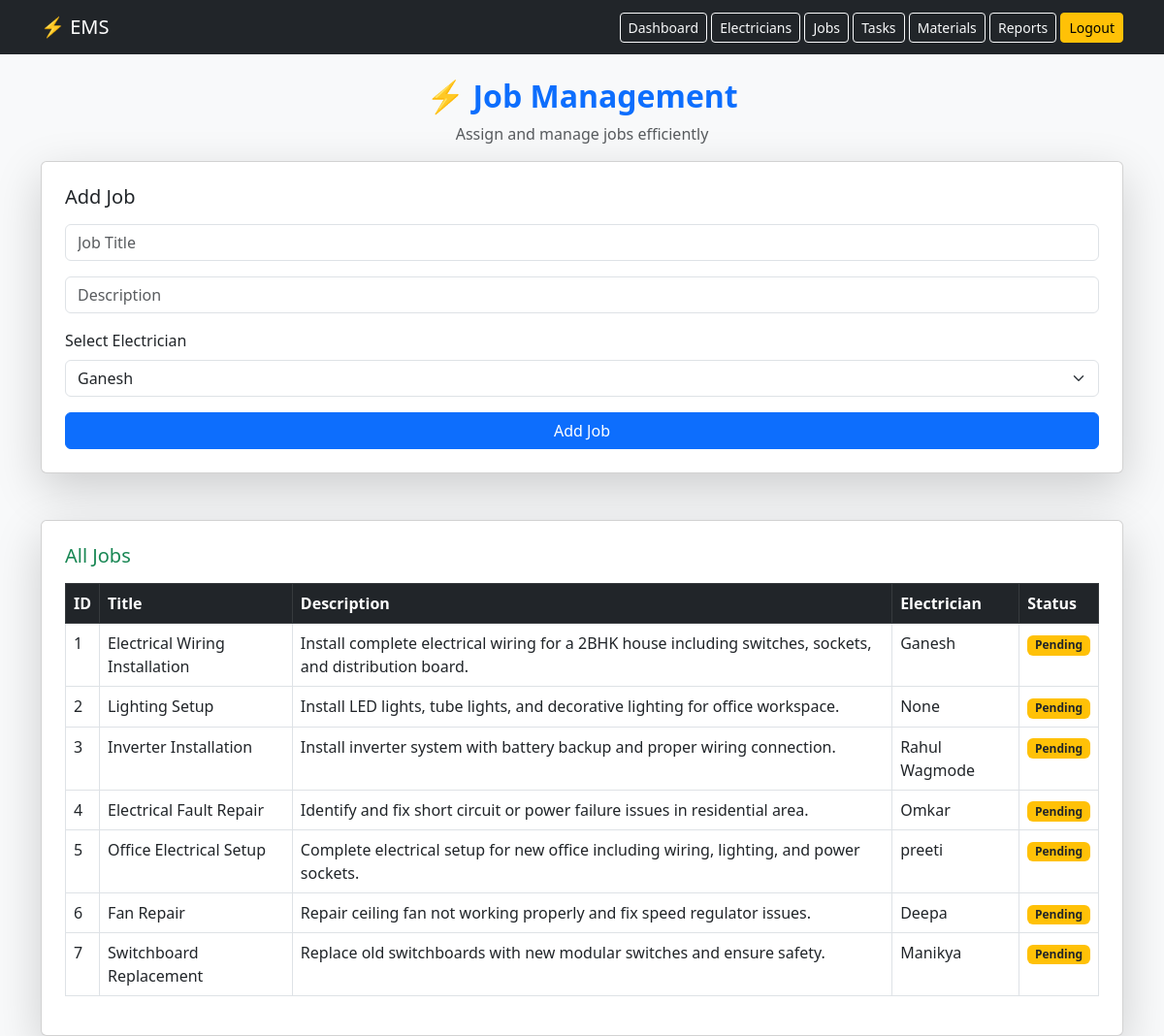
Page /jobs on the committed database.
### tables this page shows
CREATE TABLE jobs (
        id INTEGER PRIMARY KEY AUTOINCREMENT,
        title TEXT,
        description TEXT,
        electrician_id INTEGER,
        status TEXT
    );

CREATE TABLE users (
        id INTEGER PRIMARY KEY AUTOINCREMENT,
        name TEXT,
        phone TEXT,
        email TEXT,
        role TEXT,
        password TEXT
    );

### app.py (the view)
@app.route('/jobs')
def jobs():
    conn = sqlite3.connect("database.db")
    cursor = conn.cursor()
    cursor.execute("""
        SELECT jobs.id, jobs.title, jobs.description, jobs.status, users.name
        FROM jobs
        LEFT JOIN users ON jobs.electrician_id = users.id
    """)
    jobs = cursor.fetchall()
    conn.close()
    return render_template('jobs.html', jobs=jobs, electricians=get_electricians())

### app.py (called while the page is built)
def get_electricians():
    conn = sqlite3.connect("database.db")
    cursor = conn.cursor()
    cursor.execute("SELECT id, name FROM users WHERE role='Electrician'")
    electricians = cursor.fetchall()
    conn.close()
    return electricians

### templates/jobs.html (shortened to what this page needs)
<!DOCTYPE html>
<html>
<head>
    <link href="https://cdn.jsdelivr.net/npm/bootstrap@5.3.0/dist/css/bootstrap.min.css" rel="stylesheet">
</head>
<body class="bg-light">
<nav class="navbar navbar-expand-lg navbar-dark bg-dark">
<div class="container">
    <a class="navbar-brand">⚡ EMS</a>
    <div>
        <a href="/dashboard.html" class="btn btn-outline-light btn-sm">Dashboard</a>
        <a href="/electricians.html" class="btn btn-outline-light btn-sm">Electricians</a>
        <a href="/jobs" class="btn btn-outline-light btn-sm">Jobs</a>
        <a href="/tasks" class="btn btn-outline-light btn-sm">Tasks</a>
        <a href="/materials" class="btn btn-outline-light btn-sm">Materials</a>
        <a href="/reports" class="btn btn-outline-light btn-sm">Reports</a>
        <a href="/" class="btn btn-warning btn-sm">Logout</a>
    </div>
</div>
</nav>
<div class="container mt-4">
    <h2 class="text-center text-primary fw-bold">⚡ Job Management</h2>
    <p class="text-center text-muted">Assign and manage jobs efficiently</p>
    <div class="card shadow-lg p-4 mb-5">
        <h5 class="mb-3">Add Job</h5>
        <form action="/add_job" method="POST">
            <div class="mb-3">
                <input type="text" name="title" class="form-control" placeholder="Job Title" required>
            </div>
            <div class="mb-3">
                <input type="text" name="description" class="form-control" placeholder="Description" required>
            </div>
            <div class="mb-3">
                <label class="form-label">Select Electrician</label>
                <select name="electrician_id" class="form-select" required>
                    {% for e in electricians %}
                        <option value="{{ e[0] }}">{{ e[1] }}</option>
                    {% endfor %}
                </select>
            </div>
            <button type="submit" class="btn btn-primary w-100">Add Job</button>
        </form>
    </div>
    <div class="card shadow-lg p-4">
        <h5 class="mb-3 text-success">All Jobs</h5>
        <div class="table-responsive">
            <table class="table table-hover table-bordered">
                <thead class="table-dark">
                    <tr>
                        <th>ID</th>
                        <th>Title</th>
                        <th>Description</th>
                        <th>Electrician</th>
                        <th>Status</th>
                    </tr>
                </thead>
                <tbody>
                    {% for job in jobs %}
                    <tr>
                        <td>{{ job[0] }}</td>
                        <td>{{ job[1] }}</td>
                        <td>{{ job[2] }}</td>
                        <td>{{ job[4] }}</td>
                        <td>
                            <span class="badge bg-warning text-dark">{{ job[3] }}</span>
                        </td>
                    </tr>
                    {% endfor %}
                </tbody>
            </table>
        </div>
    </div>
</div>
</body>
</html>

### templates/jobs.html (style rules this page uses)
body { font-family: 'Segoe UI', sans-serif; }

### rows in the picture
jobs: id "1", title "Electrical Wiring Installation", description "Install complete electrical wiring for a 2BHK house including switches, sockets, and distribution board.", name "Ganesh", status "Pending"
jobs: id "2", title "Lighting Setup", description "Install LED lights, tube lights, and decorative lighting for office workspace.", job "None", status "Pending"
jobs: id "3", title "Inverter Installation", description "Install inverter system with battery backup and proper wiring connection.", name "Rahul Wagmode", status "Pending"
jobs: id "4", title "Electrical Fault Repair", description "Identify and fix short circuit or power failure issues in residential area.", name "Omkar", status "Pending"
jobs: id "5", title "Office Electrical Setup", description "Complete electrical setup for new office including wiring, lighting, and power sockets.", name "preeti", status "Pending"
jobs: id "6", title "Fan Repair", description "Repair ceiling fan not working properly and fix speed regulator issues.", name "Deepa", status "Pending"
jobs: id "7", title "Switchboard Replacement", description "Replace old switchboards with new modular switches and ensure safety.", name "Manikya", status "Pending"

### other values in the picture
form field electrician_id "Ganesh"
